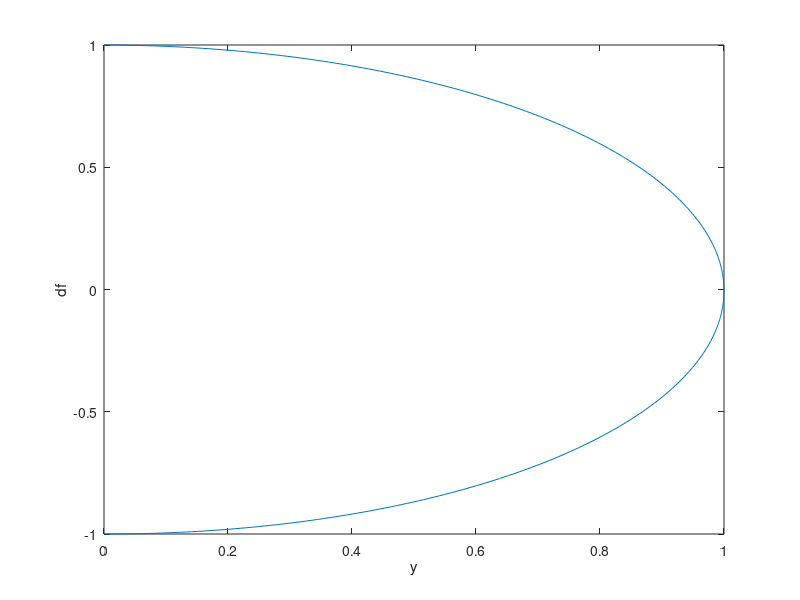
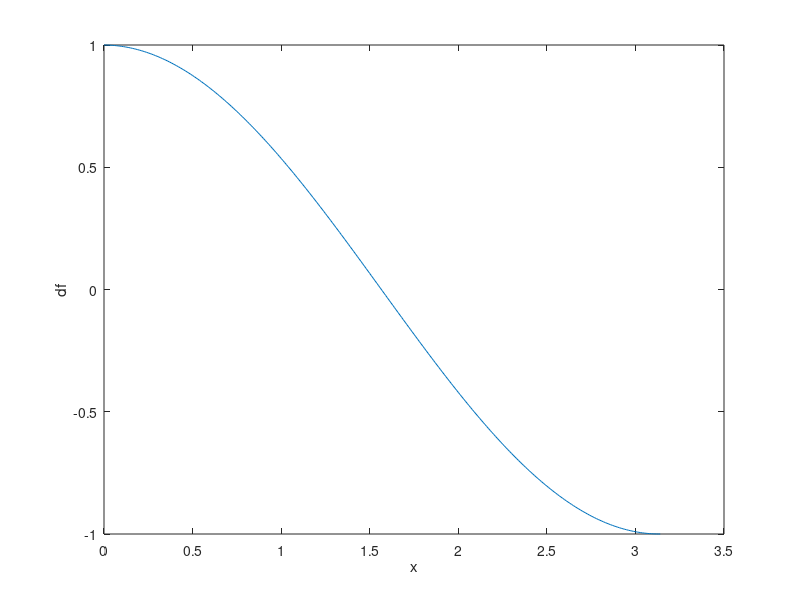
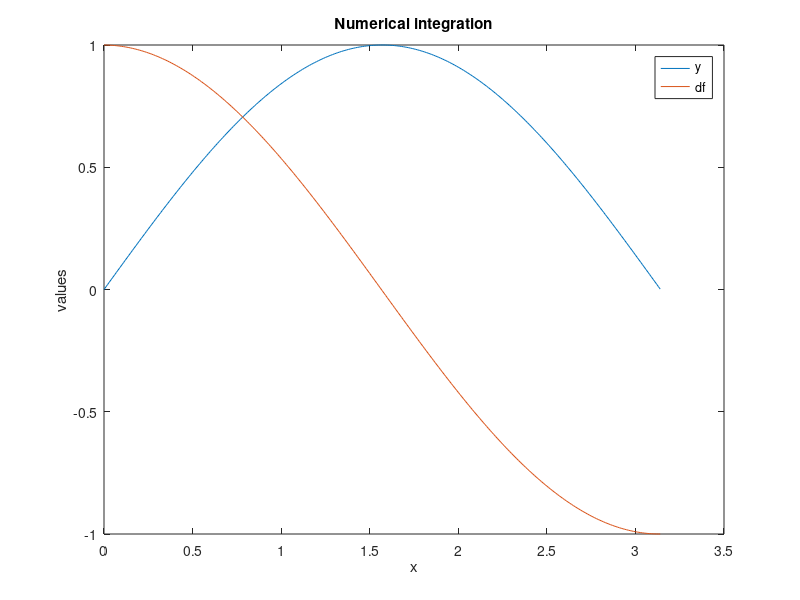

MATLAB code to generate these figures, in order:
x = 0: 0.01 : pi
y = sin(x)

df = diff(y) / 0.01
df(315) = df(314)
p = plot(y, df)

xlabel("y")
ylabel("df")
%to open more than one figure 
figure()

p2 = plot(x, df)
xlabel("x")
ylabel("df")

figure()

p3 = plot(x,y,x, df)
xlabel("x")
ylabel("values")
legend("y", "df")
title("Numerical integration")

%calculate integral
fun = @(x) sin(x)
myInt = integral(fun,0, pi)
